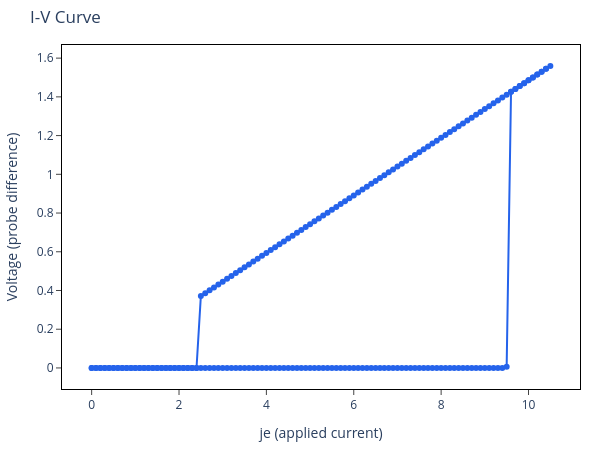

Write notebook code for a chart like this one.
### Code cell
# Plot I-V curve
fig = go.Figure()
fig.add_trace(go.Scatter(
    x=iv_je, y=iv_voltage, mode='lines+markers',
    line=dict(width=2, color='#2563eb'),
    marker=dict(size=6),
    name='I-V',
))
fig.update_layout(
    title='I-V Curve',
    xaxis_title='je (applied current)',
    yaxis_title='Voltage (probe difference)',
    margin=dict(l=60, r=20, t=45, b=50),
    height=450, width=600, plot_bgcolor='white',
    xaxis=dict(showline=True, linewidth=1, linecolor='black',
               mirror=True, ticks='outside'),
    yaxis=dict(showline=True, linewidth=1, linecolor='black',
               mirror=True, ticks='outside'),
)
fig.show()

### Figure 1 — Plotly figure (JSON) as saved in the notebook; plotly's stock layout.template omitted (floating-point values rounded to 4 significant figures; data arrays with more than 128 entries replaced by an {"elided": "..."} marker saying what was removed)
{"data": [{"line": {"color": "#2563eb", "width": 2}, "marker": {"size": 6}, "mode": "lines+markers", "name": "I-V", "type": "scatter", "x": {"elided": "211 float values"}, "y": {"elided": "211 float values"}}], "layout": {"height": 450, "margin": {"b": 50, "l": 60, "r": 20, "t": 45}, "plot_bgcolor": "white", "title": {"text": "I-V Curve"}, "width": 600, "xaxis": {"linecolor": "black", "linewidth": 1, "mirror": true, "showline": true, "ticks": "outside", "title": {"text": "je (applied current)"}}, "yaxis": {"linecolor": "black", "linewidth": 1, "mirror": true, "showline": true, "ticks": "outside", "title": {"text": "Voltage (probe difference)"}}}}
